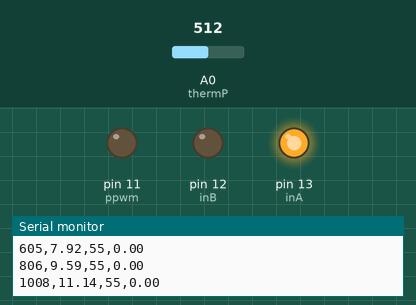
This sketch was run on a simulated Arduino Uno, built with avr-gcc and run on an emulated ATmega328P. Shown: output pins drawn as LEDs (lit = HIGH), the last lines printed to the serial monitor. Inputs (shaded band) come from the test bench; at power-on: A0 (thermP) = 512.

Above: at 1.2 s.
1.3 s: A0 (thermP) set to 716
At 1.8 s:
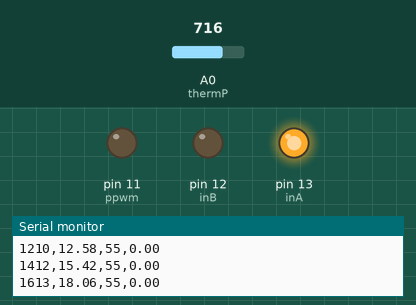
2.8 s: A0 (thermP) set to 649
5.8 s: A0 (thermP) set to 632
At 8.6 s:
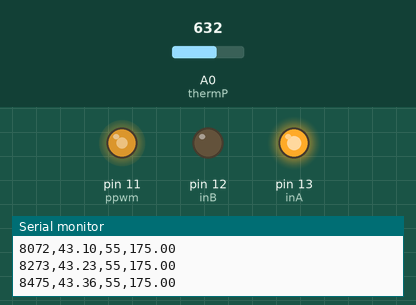
8.8 s: A0 (thermP) set to 900
At 9.4 s:
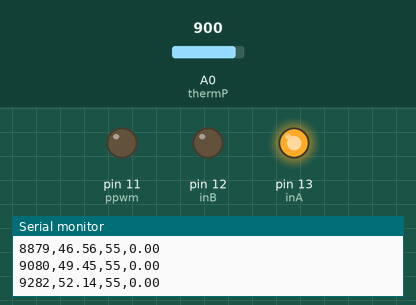
Timing chart, 0 to 11.3 s (numbered marks = the images above; inputs shaded):
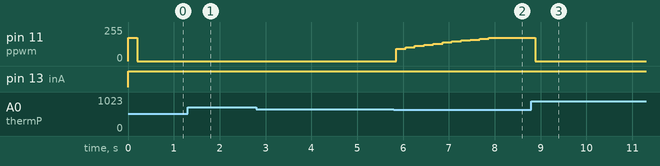

Measured:
- the behaviour switches between 641 and 640 on A0 (thermP) (found by bisection; images 1 and 2)
- after the input at 1.3 s, pin 11 (ppwm): stays 0/255 (without the input it goes to 175/255 after 0.92 s)
- after the input at 8.8 s, pin 11 (ppwm): 175/255 → 0/255 after 0.08 s

The sketch:

PIDplot.ino
```cpp
// Include necessary libraries
#include <math.h>
#include <Arduino.h>
#include "TemperatureSensor.hpp"
#include "PIDv1.hpp"

// Pin definitions
const int inA = 13;
const int inB = 12;
const int ppwm = 11;
const int thermP = A0;

// Control variables
int targetTemp = 70;
int lastTarget;
int highClamp = 200;
int lowClamp = 175;
float input, output;
double currentPeltierTemp;
unsigned long startTime;
float avgTempSampleSize = 15;
float avgTemp = 0;

RegressionFit RedLOW = {79, 1.0266,-2.8129};
RegressionFit RedHIGH = {79, 1.04932,-4.6107};

TemperatureSensor RedSensor(thermP);
TuningStruct lowTune = {25,.02,860};
TuningStruct highTune = {25,.02,840};
PIDv1 HighController(highTune, 0,highClamp);// creating instance of the controller
PIDv1 LowController(lowTune, 0, lowClamp); // creating a controller for low temps

//////////////////////////////////////////////functions/////////////////////////////////////////
int SetPointLoop(int set1, int set2, int set3){
    unsigned long currentTime = millis() - startTime;
    if(currentTime>=120000 && currentTime<=2*120000){
      return set2;
    }else if(currentTime>=2*120000&&currentTime<=3*120000){
      return set3;
    }else{
      return set1;
    }
}
// this function grabs calibrates and averages temperatures from the thermistors
void TempAq(){
 if(targetTemp >= RedHIGH.breakpoint){
  currentPeltierTemp = RedHIGH.slope*RedSensor.getTemp()+RedHIGH.intercept;
 }else{
    currentPeltierTemp = RedLOW.slope*RedSensor.getTemp()+RedLOW.intercept;
 }
 avgTemp = ((avgTempSampleSize - 1) * avgTemp + currentPeltierTemp) / avgTempSampleSize; // average
}
void PeltierControl(int PWM, float temp){// loop to convert PID PWM output to peltier.
  if(temp>=100) analogWrite(ppwm,0);// shouldnt need any temps higher than 100
  digitalWrite(inA,HIGH);
  digitalWrite(inB,LOW);
  analogWrite(ppwm, abs(PWM));
  // analogWrite(fpwm, (255-PWM));
}
// loop to conditionally determine the appropriate PID to use
float ChoosePID(int targetTemp){
  if(targetTemp>=80){
    return HighController.calculate(targetTemp,avgTemp);
}else{
    return LowController.calculate(targetTemp,avgTemp);
}
}
//////////////////////////////////////////////////////////////////////////////////////////////
void setup() {
  Serial.begin(115200);
  pinMode(inA, OUTPUT);
  pinMode(inB, OUTPUT);
  pinMode(ppwm, OUTPUT);
  pinMode(thermP, INPUT);
  startTime = millis();
}

void loop() {
  unsigned long currentTime = millis() - startTime;
  targetTemp = SetPointLoop(55,80,90);// function to change setpoints
  TempAq();
  output = ChoosePID(targetTemp);
  PeltierControl(output,currentPeltierTemp);

  // Output in a format the Serial Plotter can understand
    // Output in CSV format to Serial
    Serial.print(currentTime);
    Serial.print(",");
    Serial.print(avgTemp);
    Serial.print(",");
    Serial.print(targetTemp);
    Serial.print(",");
    Serial.println(output);
  delay(200);
}
```

PIDv1.hpp
```cpp
#include <Arduino.h>
// a stripped down simple PID controller for debugging purposes
struct TuningStruct{
  float kp;
  float ki;
  float kd;
};

class PIDv1{
private:
float kp;
float ki;
float kd;
int highClamp;
int lowClamp;
float error=0, previousError = 0;
float P,I,D;
int output =0;


public:
PIDv1 (TuningStruct tuning, int minOutput, int maxOutput){
  highClamp = maxOutput;
  lowClamp = minOutput;
  kp = tuning.kp;
  ki = tuning.ki;
  kd = tuning.kd;
}


// function to calculate the PID stuff
int calculate(double targetTemp, double currentTemp){
  error = (targetTemp)-currentTemp;
  P = error;
  I +=error;
  D = error-previousError;
  previousError=error;
  float rawOutput = kp*P+ki*I+kd*D;
  if (rawOutput > highClamp) {
    rawOutput = highClamp;
  } else if (rawOutput < lowClamp) {
    rawOutput = lowClamp;
  }
    // Anti-windup: only integrate if the output is not at the bounds
  if (rawOutput >= highClamp || rawOutput <= lowClamp) {
      I -= error;
  }
  output = static_cast<int>(rawOutput);
  return output;
}
void reset(){
  P=0;
  I=0;
  D=0;
}

};
```

PIDv3.cpp
```cpp
#include "PIDv3.h"
// next iteration of PID controller to go here
PIDv3::PIDv3(const PIDtuning* pGainSchedule, int minOutput, int maxOutput):
  ipGainSchedule(pGainSchedule),
  iMinOutput(minOutput),
  iMaxOutput(maxOutput),
  iIntegrator(0),
  iPreviousError(0){
  }
//===========================================================================================
double PIDv3::Compute(double target, double currentValue){
  // calculate output values for PID loop
  const PIDtuning* pPIDtuning = DetermineGainSchedule(target);
  double error = target - currentValue;

  //perform basic PID calculation
  double pTerm = error;
  double iTerm = iIntegrator + error;
  double dTerm = error - iPreviousError;
  double output = (pPIDtuning->kP * pTerm) + (pPIDtuning->kI * iTerm) + (pPIDtuning->kD * dTerm);

  //reset integrator if pTerm maxed out in drivable direction
  if ((iMaxOutput && pTerm * pPIDtuning->kP > iMaxOutput) ||
   (iMinOutput && pTerm * pPIDtuning->kP < iMinOutput)) {
    iIntegrator = 0;
  //accumulate integrator if output not maxed out in drivable direction
  } else if ((iMinOutput == 0 || output > iMinOutput) &&
             (iMaxOutput == 0 || output < iMaxOutput)) {
    iIntegrator += error;
  }

  //latch integrator and output value to controllable range
  LatchValue(&iIntegrator, iMinOutput, iMaxOutput);
  LatchValue(&output,iMinOutput,iMaxOutput);

  //update values for next derivative computation
  iPreviousError = error;

  return output;
}
//======================================================================================
const PIDtuning* PIDv3::DetermineGainSchedule(double target) {
  const PIDtuning* pGainScheduleItem = ipGainSchedule;

  while (target > pGainScheduleItem->maxValueInclusive)
    pGainScheduleItem++;

  return pGainScheduleItem;
}
//======================================================================================
void PIDv3::LatchValue(double* pValue, double minValue, double maxValue) {
  if (*pValue < minValue)
    *pValue = minValue;
  else if (*pValue > maxValue)
    *pValue = maxValue;
}
//======================================================================================
void PIDv3::reset(){
  iIntegrator = 0;
}
```

PIDv3.h
```cpp
struct PIDtuning{
  int maxValueInclusive;
  double kP;
  double kI;
  double kD;
};

class PIDv3{
  public:
  PIDv3(const PIDtuning* pGainSchedule, int minOuptut, int maxOutput);

  double GetIntegrator(){ return iIntegrator;}

  double Compute(double target, double currentValue);

  void reset();

  private:
    // adjusts tuning
    const PIDtuning* DetermineGainSchedule(double target);
    // clamping function
    void LatchValue(double* pvalue, double minValue, double maxValue);

private:
  const PIDtuning* ipGainSchedule;
  int iMinOutput, iMaxOutput;
  double iPreviousError;
  double iIntegrator;
};
```

TemperatureSensor.hpp
```cpp
// for creating a temperature sensor
// see elegooThermalResistorSch.png for wireing
#include <arduinoSTL.h>
// struct to store multiple linear regression fits
struct RegressionFit
{
  double breakpoint;
  double slope;
  double intercept;
};
// Class for thermistor temperature sensors
class TemperatureSensor {
  private:
  int pin;
  public:
  TemperatureSensor(int iPin) {
    pin = iPin; // the pin that conected to the tempature network
  }

  float getTemp() { // returns the tempature from thermoristor connected to thermP in degrees C, includes noise reduction
    int tempReading = analogRead(pin);
    double tempK = log(6600 * ((1024.0 / tempReading - 1)));
    tempK = 1 / (0.001129148 + (0.000234125 + (0.0000000876741 * tempK * tempK )) * tempK ); // kelvin
    return (tempK - 273.15); // convert kelvin to celcius
  }

};
```
